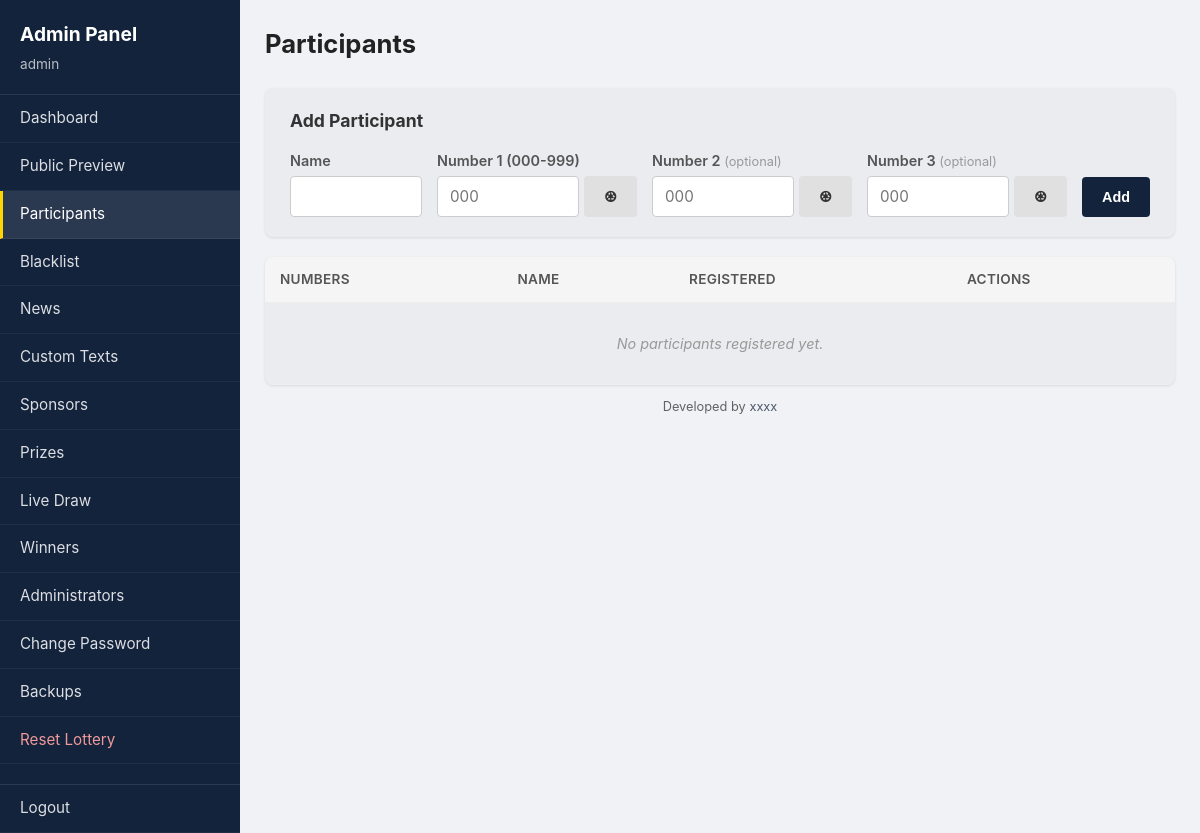
/admin/participants.php (signed in), run on the app's committed database.
### tables this page shows
CREATE TABLE IF NOT EXISTS custom_texts (
    id INT AUTO_INCREMENT PRIMARY KEY,
    `key` VARCHAR(50) UNIQUE NOT NULL,
    content TEXT,
    updated_at TIMESTAMP DEFAULT CURRENT_TIMESTAMP ON UPDATE CURRENT_TIMESTAMP
);

### includes/lang.php (called while the page is built, shortened)
<?php
function supportedLangs() {
    return defined('SUPPORTED_LANGS') ? SUPPORTED_LANGS : ['en' => ['label' => 'English', 'flag' => '🇬🇧']];
}
function isSupportedLang($code) {
    $langs = supportedLangs();
    return is_string($code) && isset($langs[strtolower(trim((string)$code))]);
}
function normalizeLang($code) {
    $code = strtolower(trim((string)$code));
    return isSupportedLang($code) ? $code : DEFAULT_LANG;
}
function loadLangDict($code) {
    static $cache = [];
    $code = normalizeLang($code);
    if (isset($cache[$code])) {
        return $cache[$code];
    }
    $file = __DIR__ . '/lang/' . $code . '.php';
    if (is_readable($file)) {
        $dict = require $file;
        $cache[$code] = is_array($dict) ? $dict : [];
    } else {
        $cache[$code] = [];
    }
    return $cache[$code];
}
function t($key, $params = []) {
    $lang = isset($GLOBALS['APP_LANG']) && isSupportedLang($GLOBALS['APP_LANG'])
        ? $GLOBALS['APP_LANG']
        : DEFAULT_LANG;
    $dict = loadLangDict($lang);
    if (array_key_exists($key, $dict)) {
        $text = $dict[$key];
    } else {
        $en = ($lang === 'en') ? $dict : loadLangDict('en');
        $text = array_key_exists($key, $en) ? $en[$key] : $key;
    }
    if (!empty($params) && is_array($params)) {
        foreach ($params as $k => $v) {
            $text = str_replace('{' . $k . '}', (string)$v, $text);
        }
    }
    return $text;
}

### admin/participants.php (the view, shortened to what this page needs)
<?php
require_once __DIR__ . '/../includes/config.php';
require_once __DIR__ . '/../includes/functions.php';
require_once __DIR__ . '/../includes/auth.php';
$digits = getNumberDigits($conn);
$num_min = str_repeat('0', $digits);
$num_max = str_repeat('9', $digits);
$edit_participant = null;
$result = mysqli_query($conn, 'SELECT id, name, number, number2, number3, created_at FROM participants ORDER BY name ASC');
require_once __DIR__ . '/header.php';
?>
<div class="page-header">
    <h1><?= htmlspecialchars(t('part.title')) ?></h1>
</div>
<div class="form-card">
    <h2><?= $edit_participant ? htmlspecialchars(t('part.edit')) : htmlspecialchars(t('part.add')) ?></h2>
    <form method="post" class="inline-form" id="participant-form">
        <div class="form-row">
            <div class="form-group">
                <label for="name"><?= htmlspecialchars(t('part.name')) ?></label>
                <input type="text" id="name" name="name" value="<?= htmlspecialchars($edit_participant['name'] ?? '') ?>" required>
            </div>
            <div class="form-group form-group-number">
                <label for="number1"><?= htmlspecialchars(t('part.num1', ['min' => $num_min, 'max' => $num_max])) ?></label>
                <div class="input-group">
                    <input type="text" id="number1" name="number1" value="<?= htmlspecialchars($edit_participant['number'] ?? '') ?>" maxlength="<?= $digits ?>" pattern="\d{<?= $digits ?>}" placeholder="<?= $num_min ?>" required>
                    <button type="button" class="btn btn-secondary" onclick="randomNumber('number1', this)">&#9852;</button>
                </div>
            </div>
            <div class="form-group form-group-number">
                <label for="number2"><?= htmlspecialchars(t('part.num2')) ?> <span class="label-opt"><?= htmlspecialchars(t('part.optional')) ?></span></label>
                <div class="input-group">
                    <input type="text" id="number2" name="number2" value="<?= htmlspecialchars($edit_participant['number2'] ?? '') ?>" maxlength="<?= $digits ?>" pattern="\d{<?= $digits ?>}" placeholder="<?= $num_min ?>">
                    <button type="button" class="btn btn-secondary" onclick="randomNumber('number2', this)">&#9852;</button>
                </div>
            </div>
            <div class="form-group form-group-number">
                <label for="number3"><?= htmlspecialchars(t('part.num3')) ?> <span class="label-opt"><?= htmlspecialchars(t('part.optional')) ?></span></label>
                <div class="input-group">
                    <input type="text" id="number3" name="number3" value="<?= htmlspecialchars($edit_participant['number3'] ?? '') ?>" maxlength="<?= $digits ?>" pattern="\d{<?= $digits ?>}" placeholder="<?= $num_min ?>">
                    <button type="button" class="btn btn-secondary" onclick="randomNumber('number3', this)">&#9852;</button>
                </div>
            </div>
            <div class="form-group form-group-submit">
                <label>&nbsp;</label>
                <button type="submit" class="btn btn-primary">
                    <?= $edit_participant ? htmlspecialchars(t('part.update_btn')) : htmlspecialchars(t('part.add_btn')) ?>
                </button>
            </div>
        </div>
    </form>
</div>
<div class="table-card">
    <table class="data-table">
        <thead>
            <tr>
                <th><?= htmlspecialchars(t('part.th_numbers')) ?></th>
                <th><?= htmlspecialchars(t('part.th_name')) ?></th>
                <th><?= htmlspecialchars(t('part.th_registered')) ?></th>
                <th><?= htmlspecialchars(t('part.th_actions')) ?></th>
            </tr>
        </thead>
        <tbody>
            <?php if (mysqli_num_rows($result) === 0): ?>
                <tr><td colspan="4" class="empty"><?= htmlspecialchars(t('part.empty')) ?></td></tr>
            <?php endif; ?>
        </tbody>
    </table>
</div>
<?php require_once __DIR__ . '/footer.php'; ?>

### assets/css/admin.css (style rules this page uses)
*, *:before, *:after { box-sizing: border-box; }
html { font-size: 16px; }
body { margin: 0; padding: 0; font-family: -apple-system, BlinkMacSystemFont, "Segoe UI", Roboto, "Helvetica Neue", Arial, sans-serif; font-size: 0.95rem; line-height: 1.5; color: #333; background: #f0f2f5; }
.page-header { margin-bottom: 25px; }
.page-header h1 { font-size: 1.6rem; margin: 0; color: #222; }
.form-card { background: #eaecef; border-radius: 8px; padding: 20px 25px; margin-bottom: 20px; box-shadow: 0 1px 3px rgba(0,0,0,0.1); }
.form-card h2 { font-size: 1.1rem; margin: 0 0 15px; color: #333; }
.form-group { margin-bottom: 15px; }
.form-group label { display: block; font-weight: 600; margin-bottom: 5px; font-size: 0.9rem; color: #555; }
.form-group input[type="text"], .form-group input[type="password"], .form-group input[type="number"], .form-group textarea, .form-group select { width: 100%; padding: 10px 12px; border: 1px solid #ccc; border-radius: 4px; font-size: 0.95rem; font-family: inherit; transition: border-color 0.2s; }
.inline-form .form-row { display: flex; gap: 15px; align-items: flex-end; }
.inline-form .form-group { margin-bottom: 0; flex: 1; }
.inline-form .form-group-number { flex: 0 0 200px; }
.inline-form .form-group-submit { flex: 0 0 auto; }
.input-group { display: flex; gap: 5px; }
.input-group input { flex: 1; }
.btn { display: inline-block; padding: 10px 20px; border: none; border-radius: 4px; font-size: 0.9rem; font-weight: 600; cursor: pointer; text-decoration: none; transition: background 0.2s; line-height: 1.4; }
.btn-primary { background: #13233C; color: #fff; }
.btn-secondary { background: #e0e0e0; color: #333; }
.table-card { background: #eaecef; border-radius: 8px; padding: 0; box-shadow: 0 1px 3px rgba(0,0,0,0.1); overflow-x: auto; }
.data-table { width: 100%; border-collapse: collapse; }
.data-table th, .data-table td { padding: 12px 15px; text-align: left; border-bottom: 1px solid #eee; font-size: 0.9rem; }
.data-table th { background: #f5f5f5; font-weight: 600; color: #555; font-size: 0.85rem; text-transform: uppercase; letter-spacing: 0.3px; }
.data-table .empty { text-align: center; color: #999; padding: 30px; font-style: italic; }
.label-opt { font-weight: 400; color: #999; font-size: 0.8rem; }

### data on the page
custom_texts: content "Number 1 (000-999)", number1 "000", number2 "000", number3 "000"

### other printed values
t('nav.panel') "Admin Panel"
$_SESSION['admin_username'] "admin"
t('nav.dashboard') "Dashboard"
t('nav.preview') "Public Preview"
t('nav.participants') "Participants"
t('nav.blacklist') "Blacklist"
t('nav.news') "News"
t('nav.texts') "Custom Texts"
t('nav.sponsors') "Sponsors"
t('nav.prizes') "Prizes"
t('nav.draw') "Live Draw"
t('nav.winners') "Winners"
t('nav.admins') "Administrators"
t('nav.password') "Change Password"
t('nav.backups') "Backups"
